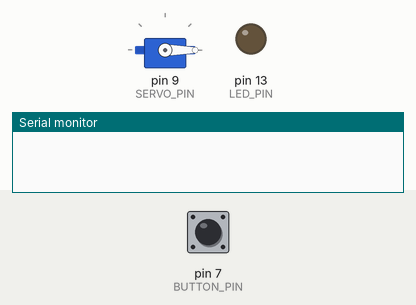
Bench run of a sketch on a simulated Arduino Uno, built with avr-gcc and run on an emulated ATmega328P. Parts: servo, output pins drawn as LEDs (lit = HIGH), the last lines printed to the serial monitor. The test bench sets the inputs (shaded band); at power-on: pin 7 (BUTTON_PIN) HIGH.

Above: at 1.7 s.
1.8 s: pin 7 (BUTTON_PIN) pulled LOW for 3.2 s
At 2.2 s:
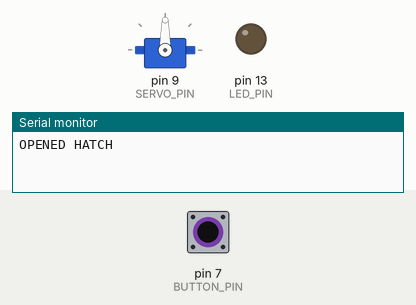
Timing chart, 0 to 6.8 s (numbered marks = the images above; inputs shaded):
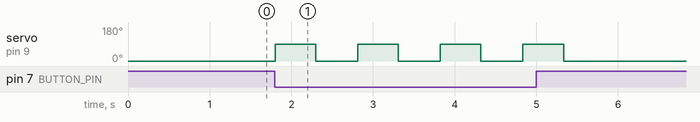

The sketch:

bouncy_project.ino
```cpp
#include <Servo.h>

//PINS
#define SERVO_PIN 9
#define BUTTON_PIN 7
#define LED_PIN 13

//Consts
#define CLOSED_ANGLE 0
#define OPENED_ANGLE 90
#define OPENED_DELAY 500
#define LOOP_DELAY 10

int button_status = -1;
int empty_status = -1;

Servo servo;

void setup() {

  //attach the servo to it's pin
  servo.attach(SERVO_PIN);

  //set the button to an input pin
  pinMode(BUTTON_PIN, INPUT);
  digitalWrite(BUTTON_PIN, HIGH);

  //set the led pin
  pinMode(LED_PIN, OUTPUT);
  digitalWrite(LED_PIN, LOW);

  servo.write(CLOSED_ANGLE);
  delay(OPENED_DELAY);
  servo.detach();

  //begin the serial
  Serial.begin(9600);

}

void loop() {

  //getting reads from the pins
  button_status = digitalRead(BUTTON_PIN);

  //checks if the button was pressed
  if(button_status == LOW) {

    servo.attach(SERVO_PIN);

    //if the button was pressed opens the hatch
    servo.write(OPENED_ANGLE);
    Serial.println("OPENED HATCH");

    //waits a bit before closing again
    delay(OPENED_DELAY);

    //closes the hatch
    servo.write(CLOSED_ANGLE);
    Serial.println("CLOSED HATCH");

    //waits a bit before closing again
    delay(OPENED_DELAY);

    servo.detach();

  }

  delay(LOOP_DELAY);
}
```

Measured:
- after the input at 1.8 s, servo on pin 9 (SERVO_PIN): alternates 90° for 0.50 s and 0° for 0.51 s, 8 changes in all, then stays 0°, starting at once
